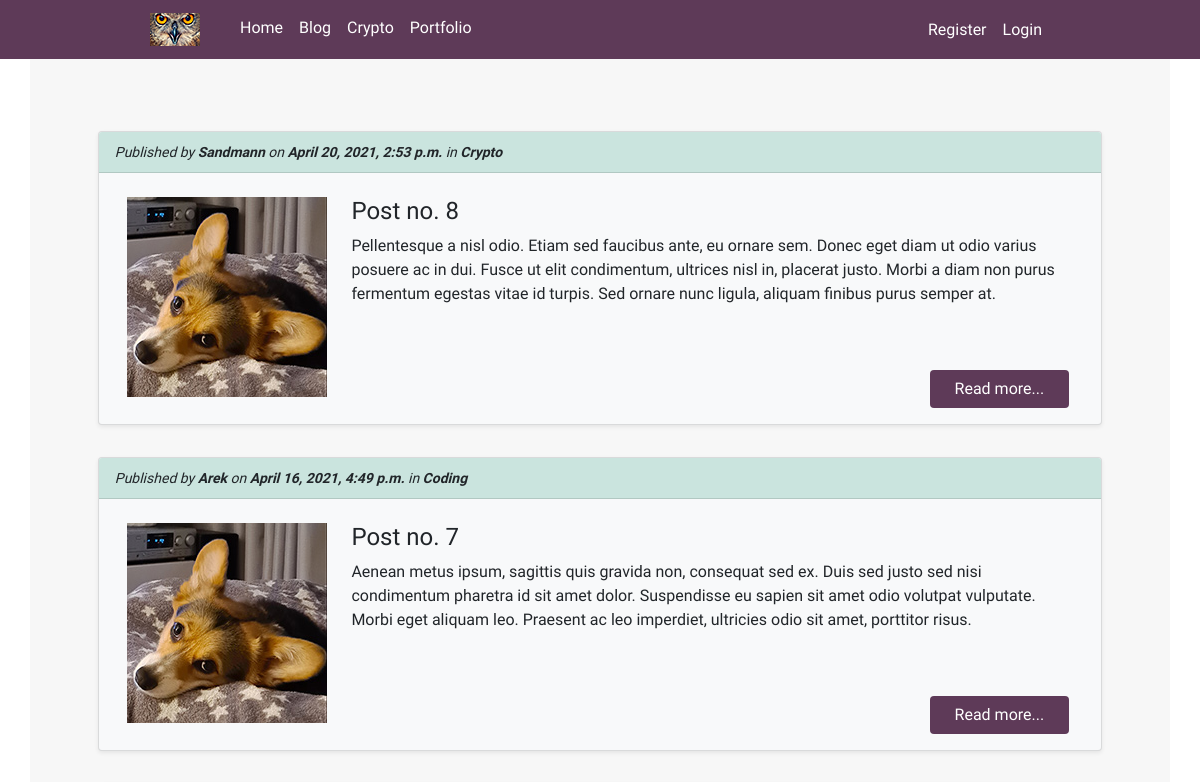
The app's page /post_list/ (upper part), older data.
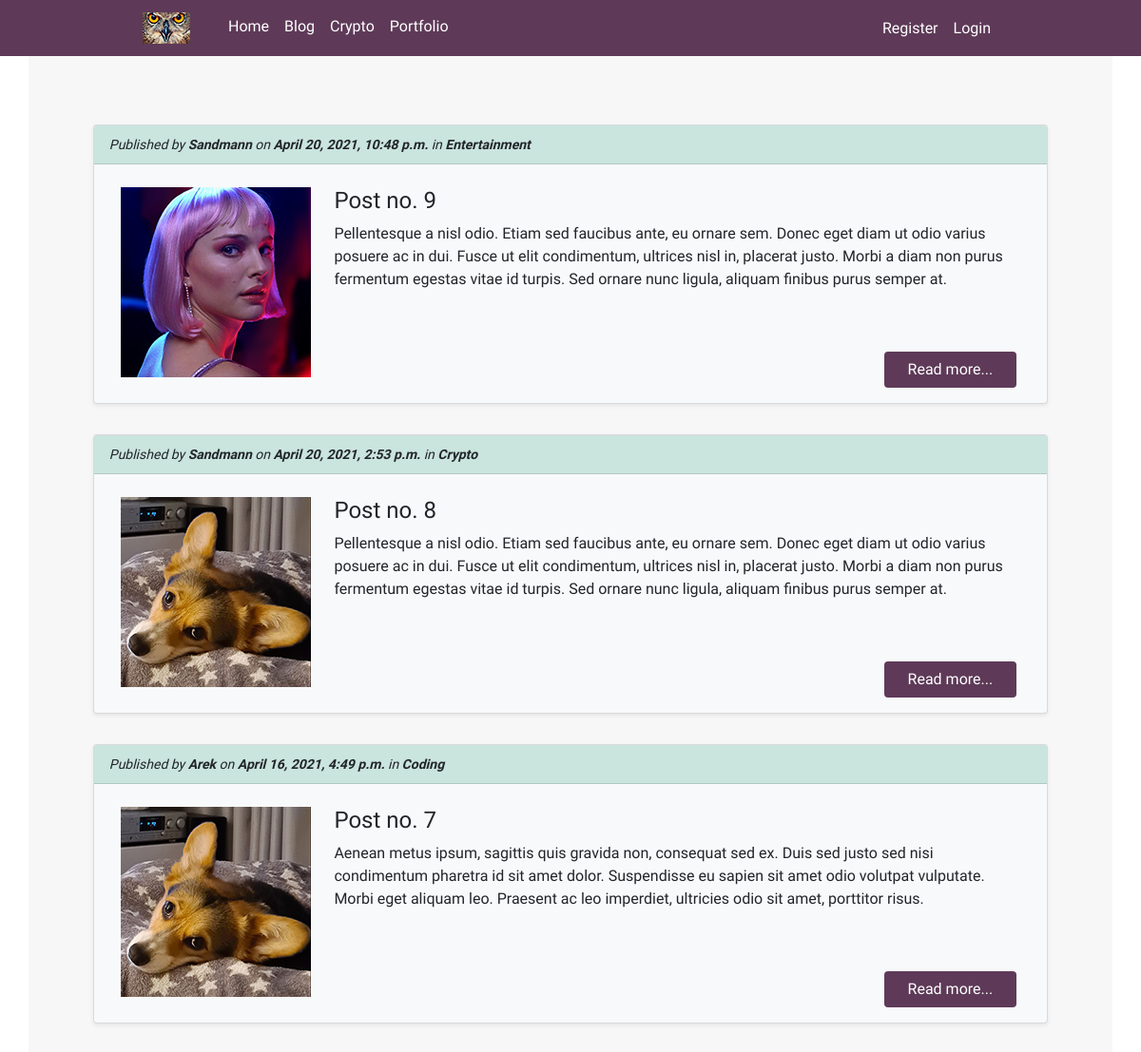
The same page, newer data.
### blog/models.py (models this page shows, shortened)
class Post(models.Model):
    author = models.ForeignKey(User, on_delete=models.CASCADE)
    title = models.CharField(max_length=255)
    title_tag = models.CharField(max_length=225)
    lead = models.TextField(max_length=500, null=True)
    text = models.TextField()
    category = models.CharField(max_length=255, default='Uncategorized')
    image = models.ImageField(blank=True, null=True, upload_to='img', default='lus-200.jpg')
    created_date = models.DateTimeField(default=timezone.now)

### blog/views.py (the view)
# urls.py: path('post_list/', PostList.as_view(), name='post_list'),
class PostList(ListView):
    model = Post
    template_name = 'blog/post_list.html'
    ordering = ['-created_date']

### blog/templates/blog/post_list.html (shortened to what this page needs)
{% extends 'blog/main.html' %}
{% load static %}
{% block content %}
    {% for post in object_list %}
        <div class="container postContainer">
            <div class="row px-0 py-3">
                <div class="card shadow-sm text-dark bg-light mx-auto px-0">
                    <div class="card-header px-3">
                        <em><small>Published by <strong>{{ post.author }}</strong> on <strong>{{ post.created_date }}</strong> in <strong>{{ post.category }}</strong>
                        </small></em>
                    </div>
                        <div class="row px-3 pt-4 pb-3">
                            <div class="col col-md-3 text-center">
                                {% if post.image %}
                                    <img class="post-list-img" src="{{ post.image.url }}" alt="...">
                                {% endif %}
                            </div>
                            <div class="col col-md-9 ps-0 py-0">
                                <div class="card-body ps-0 pe-3 mb-6 pt-0">
                                    <h4 class="card-title">{{ post.title }}</h4>
                                    <p class="card-text">{{ post.lead }}</p>
                                </div>
                                <div class="d-grid d-md-flex mt-5 mb-0 pe-3 justify-content-end">
                                    <a href="{% url 'post_text' post.pk %}" class="btn px-4 ms-2 me-0" style="background-color: #5e3a58; color: #fff">Read more...</a>
                            </div>
                        </div>
                    </div>
                </div>
            </div>
        </div>
    {% endfor %}
{% endblock content %}

### blog/templates/blog/main.html (shortened to what this page needs)
{% load static %}
<!DOCTYPE html>
<html>
    <head>
        <link rel="stylesheet" href="{% static 'css/bootstrap/bootstrap.css' %}">
        <link rel="stylesheet" href="{% static 'css/main.css' %}">
    </head>
    <body>
        {% include 'blog/navbar.html' %}
            <div class="container mainContainer py-5">
                {% block content %}{% endblock content %}
            </div>
    </body>
</html>

### blog/templates/blog/navbar.html
{% load static %}
<div class="container-flex navContainer text-center">
    <nav class="navbar navbar-expand-lg">
        <div class="container navContainer2 px-0 mx-auto">
            <ul class="navbar-nav">
                <a class="navbar-brand pe-3" href="{% url 'main' %}"><img src="{% static 'img/logo.png' %}"></a>
                <li class="nav-item active">
                    <a class="nav-link" aria-current="page" href="{% url 'main' %}">Home</a>
                </li>
                <li class="nav-item">
                    <a class="nav-link" href="{% url 'post_list' %}">Blog</a>
                </li>
                <li class="nav-item">
                    <a class="nav-link" href="{% url 'crypto' %}">Crypto</a>
                </li>
                <li class="nav-item">
                    <a class="nav-link" href="{% url 'portfolio' %}">Portfolio</a>
                </li>
            </ul>
            <div class="navbar-nav justify-content-end">
                {% if user.is_authenticated %}
                    <ul class="navbar-nav">
                        <li class="nav-item">
                            <a class="nav-link" href="{% url 'post_add' %}">+Post</a>
                        </li>
                        <li class="nav-item">
                            <a class="nav-link" href="{% url 'category_add' %}">+Category</a>
                        </li>
                        <li class="nav-item">
                            <a class="nav-link" href="{% url 'logout' %}">Logout</a>
                        </li>
                    </ul>
                {% else %}
                    <ul class="navbar-nav">
                        <li class="nav-item">
                            <a class="nav-link" href="{% url 'register' %}">Register</a>
                        </li>
                        <li class="nav-item">
                            <a class="nav-link" href="{% url 'login' %}">Login</a>
                        </li>
                    </ul>
                {% endif %}
            </div>
        </div>
    </nav>
</div>

### blog/static/css/main.css (style rules this page uses)
body { background-color:#ffffff; height: 1200px; font-family: 'Ubuntu'; }
nav { background-color: #5e3a58; }
.navContainer { background-color: #5e3a58; }
.nav-link { color: #ffffff; font-family: 'Ubuntu'; }
.mainContainer { background-color:rgb(247, 247, 247); }
.card-header { background-color:rgb(202, 228, 222); }
.postContainer { width: 90%; }
.navContainer2 { width: 75%; }

Row changes from the older to the newer data that the page shows:
added Post: author "Sandmann", created_date "April 20, 2021, 10:48 p.m.", category "Entertainment", image (picture), title "Post no. 9", lead "Pellentesque a nisl odio. Etiam sed faucibus ante, eu ornare sem. Donec eget diam ut odio varius posuere ac in dui. Fusce ut elit condimentum, ultrices nisl in, placerat justo. Morbi a diam non purus fermentum egestas vitae id turpis. Sed ornare nunc ligula, aliquam finibus purus semper at."
